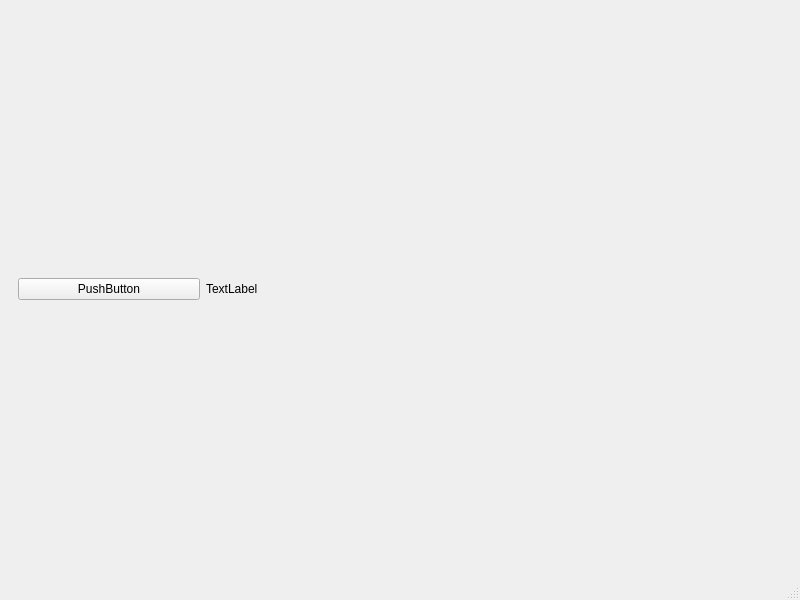
<?xml version="1.0" encoding="UTF-8"?>
<ui version="4.0">
 <class>MainWindow</class>
 <widget class="QMainWindow" name="MainWindow">
  <property name="geometry">
   <rect>
    <x>0</x>
    <y>0</y>
    <width>800</width>
    <height>600</height>
   </rect>
  </property>
  <property name="windowTitle">
   <string>MainWindow</string>
  </property>
  <widget class="QWidget" name="centralwidget">
   <layout class="QHBoxLayout" name="horizontalLayout">
    <item>
     <widget class="QWidget" name="widget_2" native="true">
      <layout class="QHBoxLayout" name="horizontalLayout_2">
       <item>
        <widget class="QPushButton" name="pushButton">
         <property name="text">
          <string>PushButton</string>
         </property>
        </widget>
       </item>
       <item>
        <widget class="QLabel" name="label">
         <property name="text">
          <string>TextLabel</string>
         </property>
        </widget>
       </item>
      </layout>
     </widget>
    </item>
    <item>
     <widget class="QWidget" name="widget" native="true"/>
    </item>
   </layout>
  </widget>
  <widget class="QMenuBar" name="menubar">
   <property name="geometry">
    <rect>
     <x>0</x>
     <y>0</y>
     <width>800</width>
     <height>21</height>
    </rect>
   </property>
  </widget>
  <widget class="QStatusBar" name="statusbar"/>
 </widget>
 <resources/>
 <connections/>
</ui>
